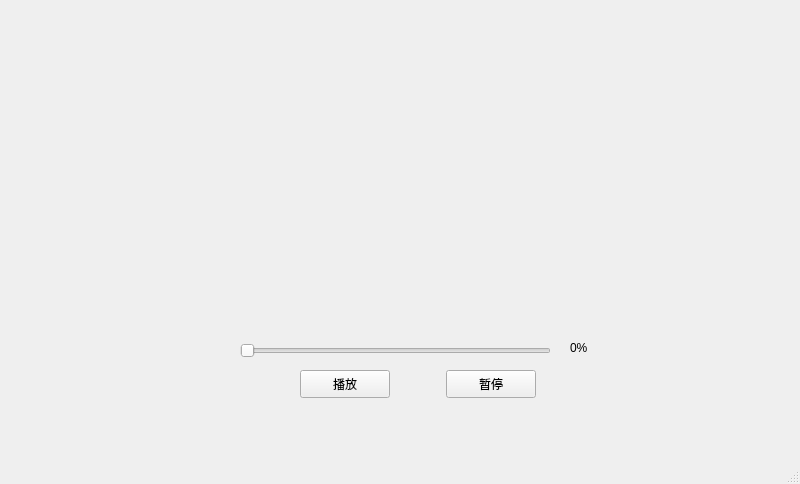
<?xml version="1.0" encoding="UTF-8"?>
<ui version="4.0">
 <class>MainWindow</class>
 <widget class="QMainWindow" name="MainWindow">
  <property name="geometry">
   <rect>
    <x>0</x>
    <y>0</y>
    <width>800</width>
    <height>484</height>
   </rect>
  </property>
  <property name="windowTitle">
   <string>播放器</string>
  </property>
  <widget class="QWidget" name="centralwidget">
   <widget class="QPushButton" name="pauseVideo_button">
    <property name="geometry">
     <rect>
      <x>446</x>
      <y>370</y>
      <width>90</width>
      <height>28</height>
     </rect>
    </property>
    <property name="text">
     <string>暂停</string>
    </property>
   </widget>
   <widget class="QPushButton" name="playVideo_button">
    <property name="geometry">
     <rect>
      <x>300</x>
      <y>370</y>
      <width>90</width>
      <height>28</height>
     </rect>
    </property>
    <property name="text">
     <string>播放</string>
    </property>
   </widget>
   <widget class="MySlider" name="video_slider">
    <property name="geometry">
     <rect>
      <x>240</x>
      <y>340</y>
      <width>311</width>
      <height>22</height>
     </rect>
    </property>
    <property name="orientation">
     <enum>Qt::Horizontal</enum>
    </property>
   </widget>
   <widget class="MyVideoWidget" name="video_widget" native="true">
    <property name="geometry">
     <rect>
      <x>70</x>
      <y>20</y>
      <width>691</width>
      <height>301</height>
     </rect>
    </property>
   </widget>
   <widget class="QLabel" name="video_label">
    <property name="geometry">
     <rect>
      <x>570</x>
      <y>340</y>
      <width>51</width>
      <height>16</height>
     </rect>
    </property>
    <property name="text">
     <string>0%</string>
    </property>
   </widget>
  </widget>
  <widget class="QMenuBar" name="menubar">
   <property name="geometry">
    <rect>
     <x>0</x>
     <y>0</y>
     <width>800</width>
     <height>26</height>
    </rect>
   </property>
  </widget>
  <widget class="QStatusBar" name="statusbar"/>
 </widget>
 <customwidgets>
  <customwidget>
   <class>MyVideoWidget</class>
   <extends>QWidget</extends>
   <header>myvideowidget.h</header>
   <container>1</container>
  </customwidget>
  <customwidget>
   <class>MySlider</class>
   <extends>QSlider</extends>
   <header>myslider.h</header>
  </customwidget>
 </customwidgets>
 <resources/>
 <connections/>
</ui>
